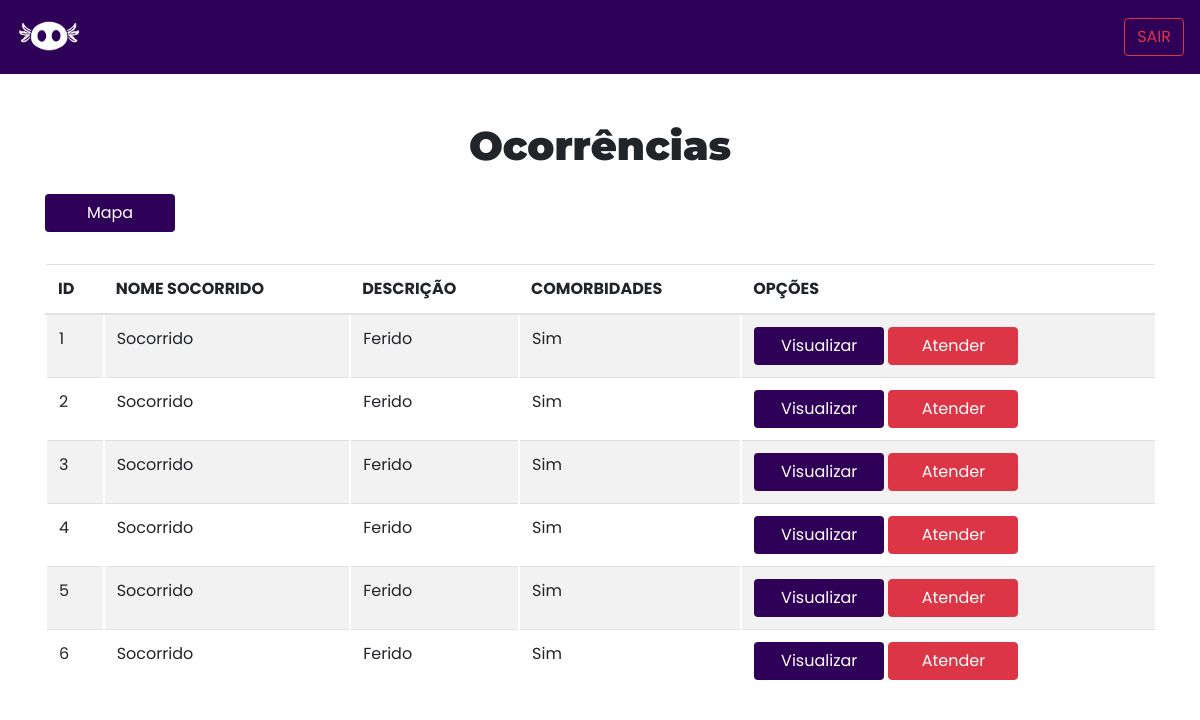
The app's page /Sistema/abas/pagina_medico.php (signed in) with its own data.
### tables this page shows
CREATE TABLE tb_atendimento(
	cd_atendimento INT PRIMARY KEY NOT NULL AUTO_INCREMENT,
    nm_solicitante VARCHAR(45) NOT NULL,
    nm_socorrido VARCHAR(45) NULL,
    ds_faixa_etaria_socorrido VARCHAR(20) NOT NULL,
    ds_descricao_atendente VARCHAR(80) NOT NULL,
    ds__descricao_medico LONGTEXT NULL,
    st_comorbidade ENUM('sim','nao') NULL,
    tp_ambulancia CHAR(1) NULL,
    id_funcionario INT,
    FOREIGN KEY (id_funcionario) REFERENCES tb_funcionario(cd_funcionario)
);

### Sistema/abas/pagina_medico.php (the view, shortened to what this page needs)
<?php
include_once('../conection/conexao.php');
?>
<!DOCTYPE html>
<html lang="pt-BR">
<head>
    <link rel="stylesheet" href="https://cdn.jsdelivr.net/npm/bootstrap@4.6.1/dist/css/bootstrap.min.css" >
    <link rel="stylesheet" type="text/css" href="../css/style.css" >
	<link type="text/css" rel="stylesheet" href="https://api.mqcdn.com/sdk/mapquest-js/v1.3.2/mapquest.css" />
</head>
<body>
    <nav class="navbar navbar-expand navbar-light navbar-ocorrencia">
        <a class="navbar-brand" href="#">
            <img src="../assets/axolote.png" width="66" height="48" alt="logo-abura">
        </a>
        <a href="../conection/encerrar_session.php"><button class="btn btn-outline-danger my-2 my-sm-0" type="submit">SAIR</button></a>
    </nav>
    <div class="container my-3">
        <h1 class="text-center h1-titulo mt-5 mb-2">Ocorrências</h1>
        <button type="button" class="btn btn-ocorrencia text-white my-3" data-toggle="modal" data-target="#mapaModal">
            Mapa
        </button>
    </div>
    <div class="container">
        <div class="div-table mb-5">
            <table class="table table-striped mb-1">
                <thead>
                    <tr>
                        <th scope="col">ID</th>
                        <th scope="col">Nome Socorrido</th>
                        <th scope="col">Descrição</th>
                        <th scope="col">Comorbidades</th>
                        <th scope="col">Opções</th>
                    </tr>
                </thead>
                <tbody>
                <?php
                    $consulta = "SELECT * FROM tb_atendimento";
                    $result = $mysqli->query($consulta);
                    while ($row = $result->fetch_object()) {
                        echo "<tr>";
                        echo "<td class='td-tabela_ocorrencia'> $row->cd_atendimento </td>";
                        echo "<td class='td-tabela_ocorrencia'> $row->nm_socorrido </td>";
                        echo "<td class='td-tabela_ocorrencia'> $row->ds_descricao_atendente </td>";
                        echo "<td class='td-tabela_ocorrencia'> $row->st_comorbidade </td>";
                        echo "<td>
                                <button class='btn btn-ocorrencia text-white' onclick='visualizar()' data-target='#visualizarModal'>Visualizar</button>
                                <button class='btn btn-danger' onclick='Atender()' data-target='#atenderModal'>Atender</button>
                            </td>";
                        }
                    ?>
				    </tbody>
                </table>
        </div>
        </div>
</body>
</html>

### Sistema/css/style.css (style rules this page uses)
body { margin: 0; font-family: 'Poppins', sans-serif; }
.navbar-expand { font-size: medium; font-weight: 500; }
.btn-outline-danger { -webkit-transition: box-shadow 300ms ease-in-out, color 300ms ease-in-out; transition: box-shadow 300ms ease-in-out, color 300ms ease-in-out; }
.btn-dark, .btn-danger { width: 130px; font-family: 'Poppins', sans-serif; }
.btn-danger { background-image: -webkit-linear-gradient(45deg, #d80528 50%, transparent 50%); background-image: linear-gradient(45deg, #d80528 50%, transparent 50%); background-position: 100%; background-size: 400%; -webkit-transition: background 500ms ease-in-out; transition: background 500ms ease-in-out; }
.h1-titulo { font-family: 'Montserrat', sans-serif; font-weight: 900; }
table { font-family: 'Poppins', sans-serif; text-transform: uppercase; }
td { text-transform: capitalize; border-left: 2px solid white; }
.btn-ocorrencia { width: 130px; }
.navbar-ocorrencia, .btn-ocorrencia { background-color: #2f0058 ; }

### records on screen
tb_atendimento: cd_atendimento "1", nm_socorrido "Socorrido", ds_descricao_atendente "Ferido", st_comorbidade "Sim"
tb_atendimento: cd_atendimento "2", nm_socorrido "Socorrido", ds_descricao_atendente "Ferido", st_comorbidade "Sim"
tb_atendimento: cd_atendimento "3", nm_socorrido "Socorrido", ds_descricao_atendente "Ferido", st_comorbidade "Sim"
tb_atendimento: cd_atendimento "4", nm_socorrido "Socorrido", ds_descricao_atendente "Ferido", st_comorbidade "Sim"
tb_atendimento: cd_atendimento "5", nm_socorrido "Socorrido", ds_descricao_atendente "Ferido", st_comorbidade "Sim"
tb_atendimento: cd_atendimento "6", nm_socorrido "Socorrido", ds_descricao_atendente "Ferido", st_comorbidade "Sim"
